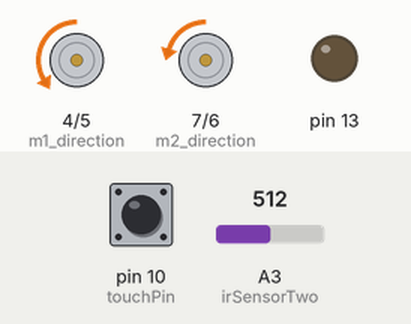
This sketch was run on a simulated Arduino Uno, built with avr-gcc and run on an emulated ATmega328P. Parts: direction and speed pins drawn as motors (green arrow = direction pin HIGH = forward, orange = LOW = backward, longer = more drive), output pins drawn as LEDs (lit = HIGH). The inputs (shaded band) are chosen by the test bench; at power-on: A3 (irSensorTwo) = 512, pin 10 (touchPin) HIGH.

Above: at 3.2 s.
3.3 s: A3 (irSensorTwo) set to 90
At 4.1 s:
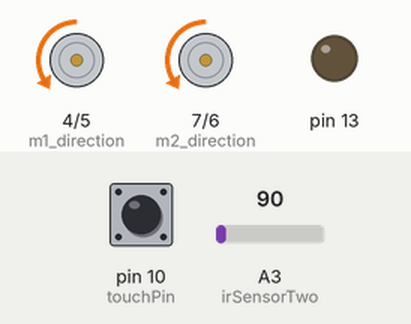
6.3 s: A3 (irSensorTwo) set to 110
8.8 s: pin 10 (touchPin) pulled LOW for 0.15 s
At 9.6 s:
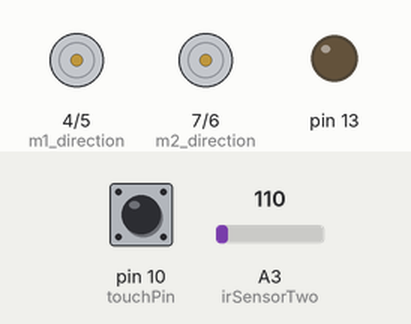
11.9 s: pin 10 (touchPin) pulled LOW for 1 s
At 13.7 s:
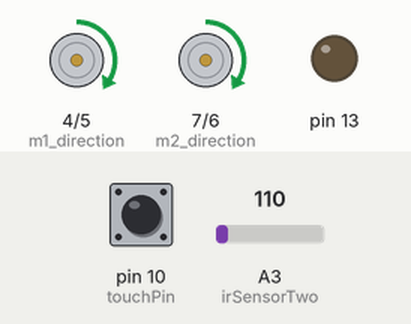
15.9 s: pin 10 (touchPin) pulled LOW for 3.2 s
At 22.4 s:
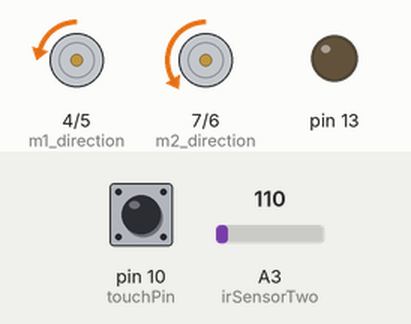
Timing chart, 0 to 23.1 s (numbered marks = the images above; inputs shaded):
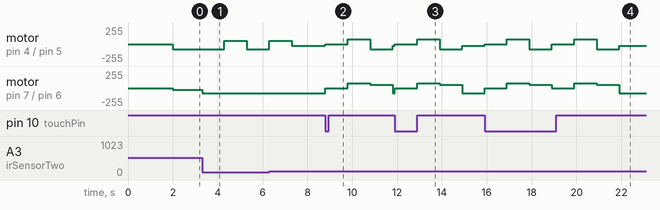

Measured:
- after the input at 3.3 s, motor on pin 4 (m1_direction) / pin 5 (m1_speed): backward 75/255 → forward 50/255 after 1.0 s, → backward 75/255 1.0 s later; motor on pin 7 (m2_direction) / pin 6 (m2_speed): backward 25/255 → backward 75/255 at once

The sketch:

left_corner_wall_following.ino
```cpp
const int m1_direction = 4;
const int m1_speed = 5;
const int m2_direction = 7;
const int m2_speed = 6;
const int touchPin = 10;
const int irSensorOne = A2;
const int irSensorTwo = A3;

// Set the desired distance from the wall
const int desiredDistance = 150;  // Adjust this value as needed

// Set the desired drop off threshold
const int dropOffThreshold = 100;  // Adjust this value as needed

// Speed for adjusting robot position
const int adjustSpeed = 25;

void setup() {
  pinMode(m1_direction, OUTPUT);
  pinMode(m1_speed, OUTPUT);
  pinMode(m2_direction, OUTPUT);
  pinMode(m2_speed, OUTPUT);
  pinMode(touchPin, INPUT);
  pinMode(irSensorOne, INPUT);
  pinMode(irSensorTwo, INPUT);
  pinMode(13, OUTPUT);

  // pause briefly when the robot is turned on
  delay(2000); // pause for 2 seconds
}

void loop() {
  bool touchValue = digitalRead(touchPin);
  float distanceLeft = getDistance(irSensorTwo);

  if (touchValue == LOW) {
    // obstacle detected, stop both motors
    stopMotors();
    delay(1000); // pause for 1 second

    // back up
    backup();
    // rotate clockwise
    rotateCounterClockwise();
  } else {
    if (distanceLeft < dropOffThreshold) {
      // Detects drop-off; wall "disappears"
      stopMotors();
      moveForward();
      delay(1000); // pause for 1 second
      rotateClockwise();
    } else {

    // No obstacle detected, follow the wall
    if (distanceLeft > desiredDistance) {
      // Too far from the wall, adjust to the right
      adjustLeft();
    } else if (distanceLeft < desiredDistance) {
      // Too close to the wall, adjust to the left
      adjustRight();
    } else {
      // Maintain the desired distance, move forward
      moveForward();
    }
    }
  }
}

// Function to get distance from Sharp IR sensor
float getDistance(int irSensorTwo) {
  // Read the analog value from the sensor
  int sensorValue = analogRead(irSensorTwo);
  return sensorValue;
}

// Function to stop both motors
void stopMotors() {
  digitalWrite(m1_direction, HIGH);
  digitalWrite(m2_direction, HIGH);
  analogWrite(m1_speed, 0);
  analogWrite(m2_speed, 0);
}

// Function to move the robot forward
void moveForward() {
  digitalWrite(m1_direction, LOW);
  digitalWrite(m2_direction, LOW);
  analogWrite(m1_speed, 75);
  analogWrite(m2_speed, 75);
}

// Function to adjust the robot position to the right
void adjustRight() {
  digitalWrite(m1_direction, LOW);
  digitalWrite(m2_direction, LOW);
  analogWrite(m1_speed, adjustSpeed);
  analogWrite(m2_speed, 75);
}

// Function to adjust the robot position to the left
void adjustLeft() {
  digitalWrite(m1_direction, LOW);
  digitalWrite(m2_direction, LOW);
  analogWrite(m1_speed, 75);
  analogWrite(m2_speed, adjustSpeed);
}

// Function to make the robot back up
void backup() {
  digitalWrite(m1_direction, HIGH);
  digitalWrite(m2_direction, HIGH);
  analogWrite(m1_speed, 75);
  analogWrite(m2_speed, 75);
  delay(1000); // back up for 1 second
}

// Function to rotate the robot clockwise
void rotateClockwise() {
  digitalWrite(m1_direction, HIGH);
  digitalWrite(m2_direction, LOW);
  analogWrite(m1_speed, 50);
  analogWrite(m2_speed, 75);
  delay(1000); // rotate for 1 second
}

// Function to rotate the robot counterclockwise
void rotateCounterClockwise() {
  digitalWrite(m1_direction, LOW);
  digitalWrite(m2_direction, HIGH);
  analogWrite(m1_speed, 75);
  analogWrite(m2_speed, 50);
  delay(1000); // rotate for 1 second
}
```
